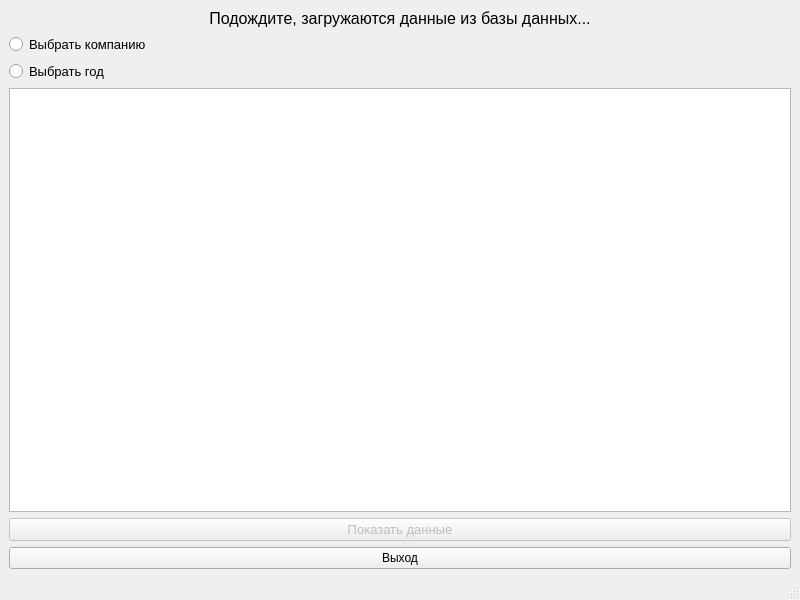
<?xml version="1.0" encoding="UTF-8"?>
<ui version="4.0">
 <class>MainWindow</class>
 <widget class="QMainWindow" name="MainWindow">
  <property name="geometry">
   <rect>
    <x>0</x>
    <y>0</y>
    <width>800</width>
    <height>600</height>
   </rect>
  </property>
  <property name="windowTitle">
   <string>Просмотр данных</string>
  </property>
  <widget class="QWidget" name="centralwidget">
   <layout class="QVBoxLayout" name="verticalLayout">
    <item>
     <widget class="QLabel" name="label">
      <property name="font">
       <font>
        <family>Segoe UI</family>
        <pointsize>12</pointsize>
       </font>
      </property>
      <property name="text">
       <string notr="true">Подождите, загружаются данные из базы данных...</string>
      </property>
      <property name="alignment">
       <set>Qt::AlignCenter</set>
      </property>
     </widget>
    </item>
    <item>
     <widget class="QRadioButton" name="company_rb">
      <property name="font">
       <font>
        <family>Segoe UI</family>
        <pointsize>10</pointsize>
       </font>
      </property>
      <property name="text">
       <string>Выбрать компанию</string>
      </property>
     </widget>
    </item>
    <item>
     <widget class="QRadioButton" name="year_rb">
      <property name="font">
       <font>
        <family>Segoe UI</family>
        <pointsize>10</pointsize>
       </font>
      </property>
      <property name="text">
       <string>Выбрать год</string>
      </property>
     </widget>
    </item>
    <item>
     <widget class="QTableWidget" name="data_table">
      <property name="editTriggers">
       <set>QAbstractItemView::NoEditTriggers</set>
      </property>
      <property name="showDropIndicator" stdset="0">
       <bool>false</bool>
      </property>
      <property name="selectionMode">
       <enum>QAbstractItemView::SingleSelection</enum>
      </property>
      <property name="selectionBehavior">
       <enum>QAbstractItemView::SelectRows</enum>
      </property>
     </widget>
    </item>
    <item>
     <widget class="QPushButton" name="show_data_button">
      <property name="enabled">
       <bool>false</bool>
      </property>
      <property name="sizePolicy">
       <sizepolicy hsizetype="Preferred" vsizetype="Fixed">
        <horstretch>0</horstretch>
        <verstretch>0</verstretch>
       </sizepolicy>
      </property>
      <property name="minimumSize">
       <size>
        <width>0</width>
        <height>0</height>
       </size>
      </property>
      <property name="font">
       <font>
        <family>Segoe UI</family>
        <pointsize>10</pointsize>
       </font>
      </property>
      <property name="text">
       <string>Показать данные</string>
      </property>
     </widget>
    </item>
    <item>
     <widget class="QPushButton" name="exit_button">
      <property name="sizePolicy">
       <sizepolicy hsizetype="Preferred" vsizetype="Fixed">
        <horstretch>0</horstretch>
        <verstretch>0</verstretch>
       </sizepolicy>
      </property>
      <property name="text">
       <string>Выход</string>
      </property>
     </widget>
    </item>
   </layout>
  </widget>
  <widget class="QMenuBar" name="menubar">
   <property name="geometry">
    <rect>
     <x>0</x>
     <y>0</y>
     <width>800</width>
     <height>26</height>
    </rect>
   </property>
  </widget>
  <widget class="QStatusBar" name="statusbar"/>
 </widget>
 <resources/>
 <connections/>
</ui>
